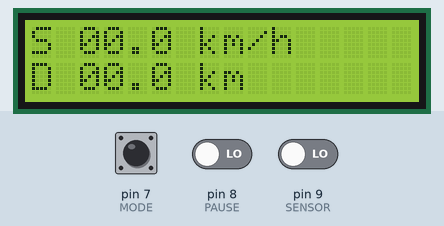
A sketch run on a simulated Arduino Uno, built with avr-gcc and run on an emulated ATmega328P. On the bench: 16×2 character LCD. The test bench sets the inputs (shaded band); at power-on: pin 7 (MODE) LOW, pin 9 (SENSOR) LOW, pin 8 (PAUSE) LOW. What the sketch prints to the serial monitor is not drawn.

Above: at 1.2 s.
1.3 s: pin 7 (MODE) pulled HIGH for 0.15 s
At 2.4 s:
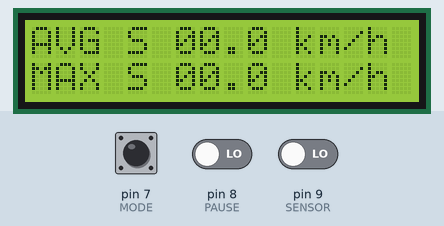
2.9 s: pin 7 (MODE) pulled HIGH for 1 s
At 4.7 s:
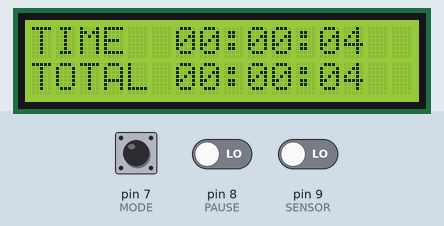
6.9 s: pin 7 (MODE) pulled HIGH for 0.15 s
At 7.9 s:
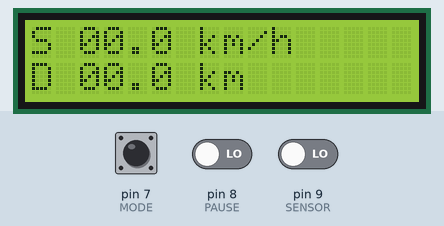
10.0 s: pin 9 (SENSOR) driven HIGH
At 10.6 s:
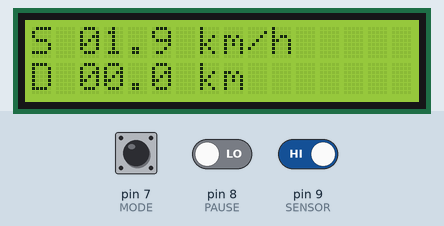
13.0 s: pin 7 (MODE) pulled HIGH for 1 s
At 14.2 s:
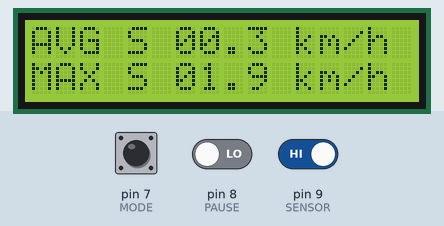
17.0 s: pin 9 (SENSOR) driven LOW
At 18.9 s:
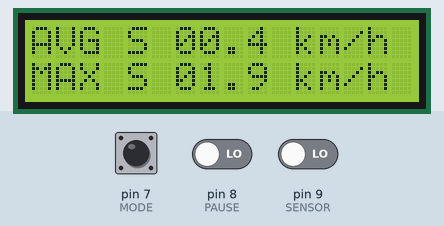
Timing chart, 0 to 20.4 s (numbered marks = the images above; inputs shaded):
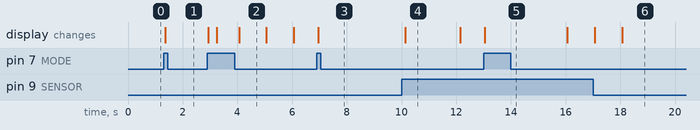

Measured:
- after the input at 1.3 s, the display: changes after 0.06 s (image 1)
- after the input at 2.9 s, the display: first changes at once (image 2 shows a later state)
- after the input at 6.9 s, the display: changes after 0.06 s (image 3)
- after the input at 10.0 s, the display: changes after 0.13 s (image 4)
- after the input at 13.0 s, the display: changes at once (image 5)
- after the input at 17.0 s, the display: first changes after 0.06 s (image 6 shows a later state)
- what the display in image 2 shows lasts 1.0 s, from 4.1 s to 5.1 s

The sketch:

bike_speedometer.ino
```cpp
#include <LiquidCrystal.h>

#define MODE 7            // Button pin numbers
#define PAUSE 8
#define SENSOR 9          // Hall Effect Sensor (latching)
#define INTERVAL 2000     // Time interval, in milliseconds, for determining instantaneous velocity
#define DIAMETER 27       // Diamter of the wheel in inches
#define MAGNETS 2         // Number of magnets (affects accuracy of measurement)
#define IN_TO_M 0.0254    // Conversion rate from inches to meters (1 inch = 0.0254 meters)
#define PI 3.141593

boolean modeState = 0;    // 3 buttons + simulated magnet sensor
boolean modePrev = 0;
boolean pauseState = 0;
boolean pausePrev = 0;
boolean magnetState = 0;
boolean magnetPrev = 0;

int mag = 0;                                        // Times magnet passes by sensor
int contacts = 0;                                   // For velocity, runs parallel to mag
int seconds = 0;
int minutes = 0;
int hours = 0;
int riding_seconds = 0;
int riding_minutes = 0;
int riding_hours = 0;
unsigned long int riding_time = 0;                  // Riding time during trip in milliseconds
unsigned long int rest_start = 0;                   // Beginning of break
unsigned long int rest_end = 0;                     // End of break
unsigned long int rest = 0;                         // Total duration of break (rest)
double arc = ((DIAMETER * PI) * IN_TO_M) / MAGNETS; // Arc length between magnets [m]
double distance = 0;                                // Distance travelled
double span = 0;                                    // Time interval between consecutive velocity calculations
double velocity = 0;                                // Instantaneous speed
double av_speed = 0;                                // Average speed during trip
double max_speed = 0;                               // Max speed attained during trip

int counter = 0;                                    // Used for switching between modes
boolean resting = 0;                                // Used to determine if taking a break

LiquidCrystal lcd(2, 3, 13, 12, 11, 10);

void setup() {
  Serial.begin(9600);
  lcd.begin(16, 2);
  pinMode(MODE, INPUT);
  pinMode(PAUSE, INPUT);
  pinMode(SENSOR, INPUT);

  if (digitalRead(SENSOR) == HIGH) magnetPrev = 1;  // If the sensor is latched at start, remove first overcount
}

void loop() {
  //  Serial.print("millis: "); Serial.println(millis()); // For verifying execution time

  modeState = digitalRead(MODE);
  pauseState = digitalRead(PAUSE);
  magnetState = digitalRead(SENSOR);

  if (modeState == HIGH && modePrev == 0) {
    modePrev = 1;

    if (counter == 2)
      counter = 0;
    else
      ++counter;
  }
  else if (modeState == LOW)
    modePrev = 0;

  if (magnetState == HIGH && magnetPrev == 0 && !resting) {
    magnetPrev = 1;
    ++mag;
    ++contacts;
  }
  else if (magnetState == LOW && magnetPrev == 1 && !resting) {
    magnetPrev = 0;
    ++mag;
    ++contacts;
  }

  if (pauseState == HIGH && pausePrev == 0) {     // Press pause button
    resting = !resting;
    pausePrev = 1;

    if (resting)
      rest_start = millis() - rest;
    else if (!resting) {
      rest_end = millis();
      rest = rest_end - rest_start;
    }
  }
  else if (pauseState == LOW)
    pausePrev = 0;

  if (resting)                                         // [ms]
    riding_time = rest_start;
  else
    riding_time = millis() - rest;

  distance = mag * arc / 1000;                         // [km]
  av_speed = distance * 3600 / (riding_time / 1000);   // [km/h]

  if (INTERVAL <= (riding_time - span)) {
    velocity = (contacts * arc) * 3600 / INTERVAL;
    contacts = 0;
    span = riding_time;
  }

  if (max_speed < velocity)
    max_speed = velocity;

  convert_time(riding_time, riding_seconds, riding_minutes, riding_hours);
  convert_time(millis(), seconds, minutes, hours);

  printer();
  lcd_printer();
}

// Breaks time from milliseconds into sec, min, and hrs
void convert_time(unsigned long int mil, int &seconds, int &minutes, int &hours) {
  seconds = (mil / 1000) % 60;
  minutes = (mil / 1000) % 3600 / 60;
  hours = (mil / 1000) / 3600;
}

void printer() {   //    Serial.print(mag); Serial.print("   ");
  if (counter == 0) {
    Serial.print("S ");                     // 2
    if (velocity < 10) Serial.print('0');
    Serial.print(velocity, 1);              // 4
    Serial.print("km/h");                   // 4   Total = 10

    Serial.print(" ");
    Serial.print(" MAX S ");                // 6
    if (max_speed < 10) Serial.print('0');
    Serial.print(max_speed, 1);             // 4
    Serial.println("km/h");                 // 4   Total = 14
    //
  }
  else if (counter == 1) {
    Serial.print("D ");                     // 2
    if (distance < 10) Serial.print('0');
    Serial.print(distance, 1);              // 4
    Serial.print("km");                     // 2   Total = 8

    Serial.print(" ");
    Serial.print("T ");                          // 2
    if (riding_hours < 10) Serial.print('0');
    Serial.print(riding_hours);                  // 2
    Serial.print(':');                           // 1
    if (riding_minutes < 10) Serial.print('0');
    Serial.print(riding_minutes);                // 2
    Serial.print(':');                           // 1
    if (riding_seconds < 10) Serial.print('0');
    Serial.println(riding_seconds);              // 2   Total = 10
  }
  else if (counter == 2) {
    Serial.print("AVG S ");                // 6
    if (av_speed < 10) Serial.print('0');
    Serial.print(av_speed, 1);             // 4
    Serial.print("km/h");                  // 4   Total = 14

    Serial.print("TOT T ");                // 2
    if (hours < 10) Serial.print('0');
    Serial.print(hours);                   // 2
    Serial.print(':');                     // 1
    if (minutes < 10) Serial.print('0');
    Serial.print(minutes);                 // 2
    Serial.print(':');                     // 1
    if (seconds < 10) Serial.print('0');
    Serial.println(seconds);               // 2   Total = 10
  }
}

void lcd_printer() {             // Note: printer is limited to a 16x2 display
  lcd.clear();

  if (counter == 0) {
    lcd.setCursor(0, 0);
    lcd.print("S ");                     // 2
    if (velocity < 10) lcd.print('0');
    lcd.print(velocity, 1);              // 4
    lcd.print(" km/h");                  // 5   Total = 11

    lcd.setCursor(0, 1);
    lcd.print("D ");                     // 2
    if (distance < 10) lcd.print('0');
    lcd.print(distance, 1);              // 4
    lcd.print(" km");                    // 3   Total = 9
  }
  else if (counter == 1) {
    lcd.setCursor(0, 0);
    lcd.print("AVG S ");                 // 6
    if (av_speed < 10) lcd.print('0');
    lcd.print(av_speed, 1);              // 4
    lcd.print(" km/h");                  // 5   Total = 15

    lcd.setCursor(0, 1);
    lcd.print("MAX S ");                 // 6
    if (max_speed < 10) lcd.print('0');
    lcd.print(max_speed, 1);             // 4
    lcd.print(" km/h");                  // 5   Total = 15
  }
  else if (counter == 2) {
    lcd.setCursor(0, 0);
    lcd.print("TIME  ");                      // 6
    if (riding_hours < 10) lcd.print('0');
    lcd.print(riding_hours);                  // 2
    lcd.print(':');                           // 1
    if (riding_minutes < 10) lcd.print('0');
    lcd.print(riding_minutes);                // 2
    lcd.print(':');                           // 1
    if (riding_seconds < 10) lcd.print('0');
    lcd.print(riding_seconds);                // 2   Total = 16

    lcd.setCursor(0, 1);
    lcd.print("TOTAL ");                      // 6
    if (hours < 10) lcd.print('0');
    lcd.print(hours);                         // 2
    lcd.print(':');                           // 1
    if (minutes < 10) lcd.print('0');
    lcd.print(minutes);                       // 2
    lcd.print(':');                           // 1
    if (seconds < 10) lcd.print('0');
    lcd.print(seconds);                       // 2   Total = 10
  }
}
```
